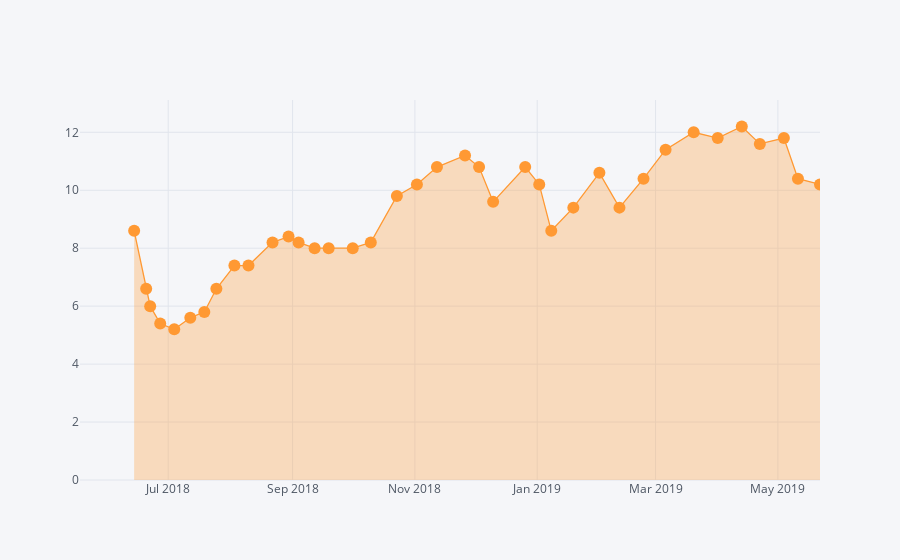

Notebook code for this chart:
### Code cell
since.Chest.dropna().rolling(5).mean().iplot(fill = True, mode = 'lines+markers')

### Figure 1 — Plotly figure (JSON) as saved in the notebook; plotly's stock layout.template omitted (floating-point values rounded to 4 significant figures)
{"data": [{"fill": "tozeroy", "fillcolor": "rgba(255, 153, 51, 0.3)", "line": {"color": "rgba(255, 153, 51, 1.0)", "dash": "solid", "shape": "linear", "width": 1.3}, "marker": {"size": 12, "symbol": "circle"}, "mode": "lines+markers", "name": "Chest", "text": "", "type": "scatter", "uid": "bc6d23dc-3451-4ec0-b669-03859bf43489", "x": ["2018-05-18", "2018-05-23", "2018-05-31", "2018-06-08", "2018-06-14", "2018-06-20", "2018-06-22", "2018-06-27", "2018-07-04", "2018-07-12", "2018-07-19", "2018-07-25", "2018-08-03", "2018-08-10", "2018-08-22", "2018-08-30", "2018-09-04", "2018-09-12", "2018-09-19", "2018-10-01", "2018-10-10", "2018-10-23", "2018-11-02", "2018-11-12", "2018-11-26", "2018-12-03", "2018-12-10", "2018-12-26", "2019-01-02", "2019-01-08", "2019-01-19", "2019-02-01", "2019-02-11", "2019-02-23", "2019-03-06", "2019-03-20", "2019-04-01", "2019-04-13", "2019-04-22", "2019-05-04", "2019-05-11", "2019-05-22"], "y": ["", "", "", "", 8.6, 6.6, 6, 5.4, 5.2, 5.6, 5.8, 6.6, 7.4, 7.4, 8.2, 8.4, 8.2, 8, 8, 8, 8.2, 9.8, 10.2, 10.8, 11.2, 10.8, 9.6, 10.8, 10.2, 8.6, 9.4, 10.6, 9.4, 10.4, 11.4, 12, 11.8, 12.2, 11.6, 11.8, 10.4, 10.2]}], "layout": {"autosize": true, "legend": {"bgcolor": "#F5F6F9", "font": {"color": "#4D5663"}}, "paper_bgcolor": "#F5F6F9", "plot_bgcolor": "#F5F6F9", "title": {"font": {"color": "#4D5663"}}, "xaxis": {"autorange": true, "gridcolor": "#E1E5ED", "range": ["2018-05-18", "2019-05-22"], "showgrid": true, "tickfont": {"color": "#4D5663"}, "title": {"font": {"color": "#4D5663"}, "text": ""}, "type": "date", "zerolinecolor": "#E1E5ED"}, "yaxis": {"autorange": true, "gridcolor": "#E1E5ED", "range": [0, 13.16], "showgrid": true, "tickfont": {"color": "#4D5663"}, "title": {"font": {"color": "#4D5663"}, "text": ""}, "type": "linear", "zerolinecolor": "#E1E5ED"}}}
